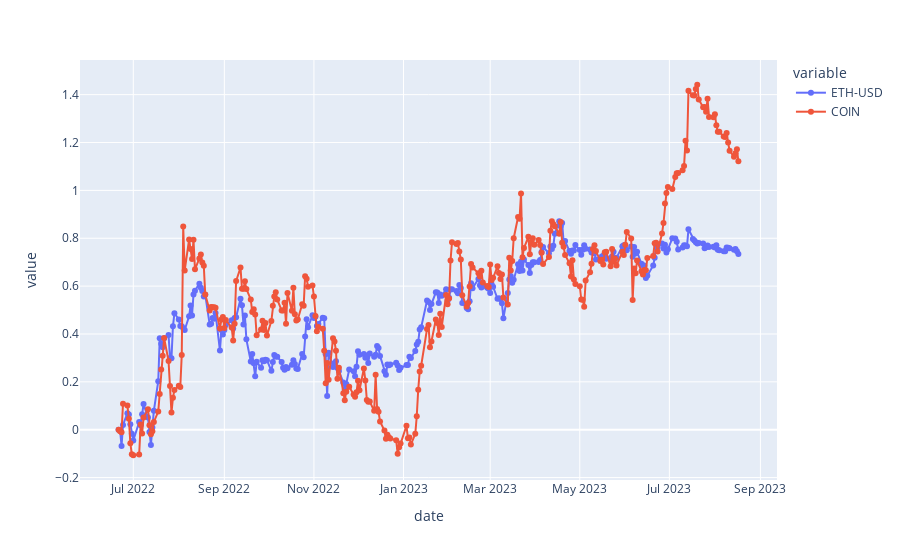

The code cell stored with this chart in its notebook:
### Code cell
fig = px.scatter(df_1)

fig.update_traces(mode='markers+lines')

fig.show()

### Figure 1 — Plotly figure (JSON) as saved in the notebook; plotly's stock layout.template omitted (floating-point values rounded to 4 significant figures; data arrays with more than 128 entries replaced by an {"elided": "..."} marker saying what was removed)
{"data": [{"hovertemplate": "variable=ETH-USD<br>date=%{x}<br>value=%{y}<extra></extra>", "legendgroup": "ETH-USD", "marker": {"color": "#636efa", "symbol": "circle"}, "mode": "markers+lines", "name": "ETH-USD", "orientation": "v", "showlegend": true, "type": "scatter", "x": {"elided": "292 str values"}, "xaxis": "x", "y": {"elided": "292 float values"}, "yaxis": "y"}, {"hovertemplate": "variable=COIN<br>date=%{x}<br>value=%{y}<extra></extra>", "legendgroup": "COIN", "marker": {"color": "#EF553B", "symbol": "circle"}, "mode": "markers+lines", "name": "COIN", "orientation": "v", "showlegend": true, "type": "scatter", "x": {"elided": "292 str values"}, "xaxis": "x", "y": {"elided": "292 float values"}, "yaxis": "y"}], "layout": {"legend": {"title": {"text": "variable"}, "tracegroupgap": 0}, "margin": {"t": 60}, "xaxis": {"anchor": "y", "domain": [0, 1], "title": {"text": "date"}}, "yaxis": {"anchor": "x", "domain": [0, 1], "title": {"text": "value"}}}}
